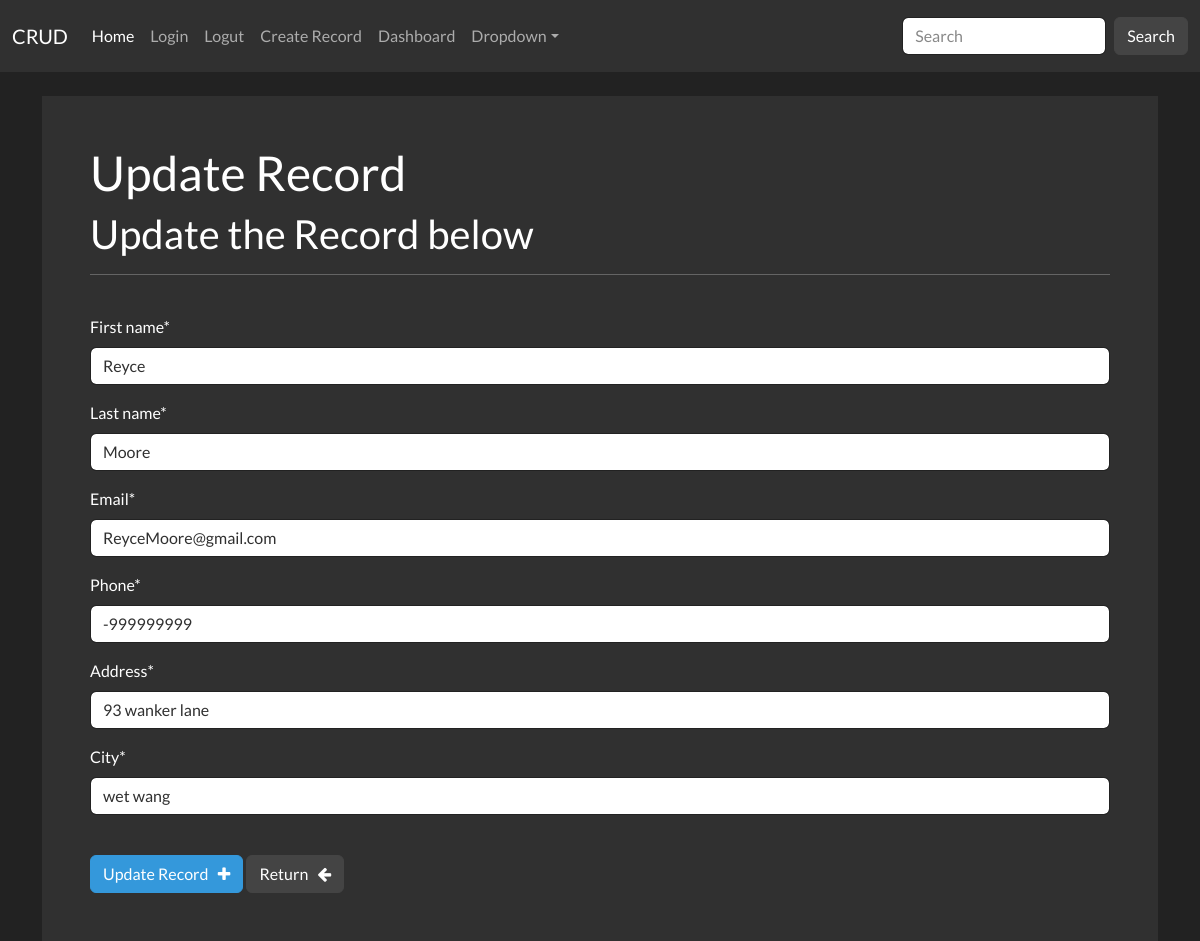
Screenshot of /update_record/2 (signed in) with the database file from the repository.
### website/models.py (models this page shows, shortened)
class Record(models.Model):
    first_name = models.CharField(max_length=255)
    last_name = models.CharField(max_length=255)
    email = models.CharField(max_length=255)
    phone = models.CharField(max_length=10)
    address = models.CharField(max_length=200)
    city = models.CharField(max_length=200)
    creation_data = models.DateTimeField(auto_now_add=True)

### website/views.py (the view)
# urls.py: path('update_record/<int:pk>', views.update_record, name="update_record" ),
@login_required(login_url="login")
def update_record(request, pk):
    record = Record.objects.get(id=pk)
    form = UpdateRecordForm(instance=record)
    if request.method == "POST":
        form = UpdateRecordForm(request.POST, instance=record)
        if form.is_valid:
            form.save()
            messages.success(request, "Your record was Updated!")
            return redirect("dashboard")
    context = {'update_form':form}
    return render(request,'pages/update_record.html',context=context)

### website/forms.py
class UpdateRecordForm(forms.ModelForm):
    class Meta:
        model = Record
        fields = ['first_name','last_name','email','phone','address','city']

### website/templates/pages/update_record.html (shortened to what this page needs)
{% extends 'pages/base.html' %}
{% load crispy_forms_tags %}
{% block content %}
<br>
<div class="container bg-dark p-5 form-layout">
    <h1>Update Record</h1>
    <h2>Update the Record below</h2>
    <hr>
    <br>
    <form method="POST" autocomplete = "off">
        {{update_form|crispy}}
        <br>
        <button type="submit" class="btn btn-info">Update Record &nbsp; <i class="fa fa-plus" aria-hidden="true"></i></button>
        <a href="{% url 'dashboard' %}" class="btn btn-secondary">Return &nbsp; <i class="fa fa-arrow-left" aria-hidden="true"></i></a>
    </form>
</div>
{% endblock %}

### static/css/style.css (style rules this page uses)
body { background-color: red; }

### rows the page displays
Record: first_name "Reyce", last_name "Moore", email "ReyceMoore@gmail.com", phone "-999999999", address "93 wanker lane", city "wet wang"
